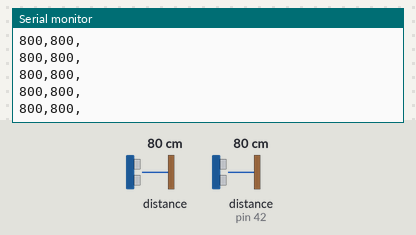
The sketch below on a simulated Arduino Uno, built with avr-gcc and run on an emulated ATmega328P. Shown: the last lines printed to the serial monitor. Inputs (shaded band) come from the test bench; at power-on: distance to the obstacle 80 cm, distance to the obstacle (sensor on pin 42) 80 cm.

Above: at 1.2 s.
1.3 s: distance to the obstacle (sensor 0) set to 2 cm
At 1.31 s:
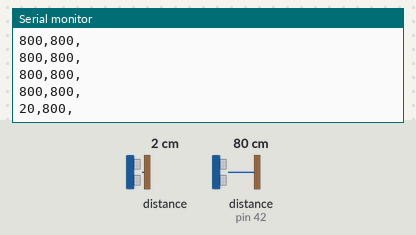
2.8 s: distance to the obstacle (sensor on pin 42) set to 2 cm
At 2.84 s:
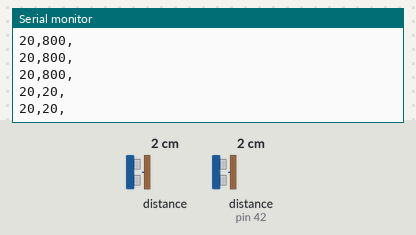
4.3 s: distance to the obstacle (sensor 0) set to 120 cm
At 4.3 s:
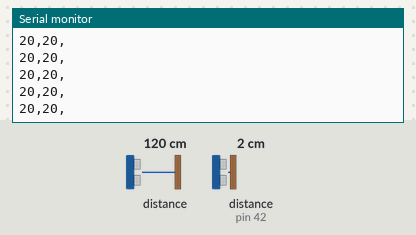
7.3 s: distance to the obstacle (sensor on pin 42) set to 4 cm
At 7.3 s:
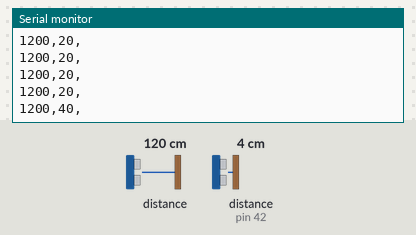
Timing chart, 0 to 10.3 s (numbered marks = the images above; inputs shaded):
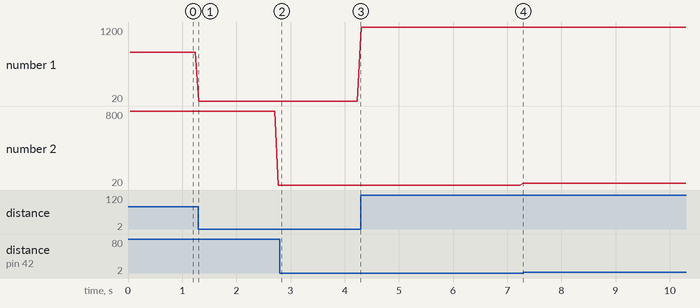

Measured:
- after the input at 1.3 s, the serial monitor: prints a new line at once (image 1)
- after the input at 2.8 s, the serial monitor: prints a new line at once (image 2)
- plotted number 1: 800 → 20 after the input at 1.3 s, 20 → 1200 after the input at 4.3 s
- plotted number 2: 800 → 20 after the input at 1.3 s, 20 → 40 after the input at 4.3 s

The sketch:

two_distance_sensor_basic.ino
```cpp
#include <Wire.h>
#include <VL53L0X.h>


#define XSHUT_pin1 10


#define Sensor2_newAddress 42


VL53L0X Sensor1;
VL53L0X Sensor2;

void setup()
{
  pinMode(XSHUT_pin1, OUTPUT);


  Serial.begin(9600);

  Wire.begin();

  Sensor2.setAddress(Sensor2_newAddress);
  pinMode(XSHUT_pin1, INPUT);
  delay(10);

  Sensor1.init();
  Sensor2.init();


  Sensor1.setTimeout(500);
  Sensor2.setTimeout(500);


  Sensor1.startContinuous();
  Sensor2.startContinuous();


}

void loop()
{
  Serial.print(Sensor1.readRangeContinuousMillimeters());
  Serial.print(',');
  Serial.print(Sensor2.readRangeContinuousMillimeters());
  Serial.print(',');

  Serial.println();
}
```
